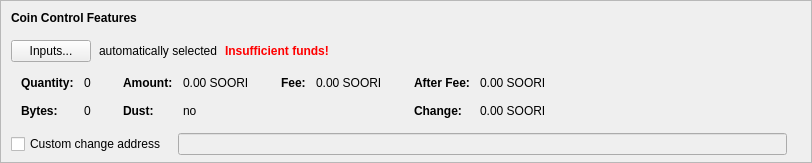
    <widget class="QFrame" name="frameCoinControl">
     <property name="sizePolicy">
      <sizepolicy hsizetype="Expanding" vsizetype="Expanding">
       <horstretch>0</horstretch>
       <verstretch>0</verstretch>
      </sizepolicy>
     </property>
     <property name="maximumSize">
      <size>
       <width>16777215</width>
       <height>16777215</height>
      </size>
     </property>
     <property name="frameShape">
      <enum>QFrame::StyledPanel</enum>
     </property>
     <property name="frameShadow">
      <enum>QFrame::Sunken</enum>
     </property>
     <layout class="QVBoxLayout" name="verticalLayoutCoinControl2">
      <property name="spacing">
       <number>0</number>
      </property>
      <property name="leftMargin">
       <number>0</number>
      </property>
      <property name="topMargin">
       <number>0</number>
      </property>
      <property name="rightMargin">
       <number>0</number>
      </property>
      <property name="bottomMargin">
       <number>6</number>
      </property>
      <item>
       <layout class="QVBoxLayout" name="verticalLayoutCoinControl" stretch="0,0,0,0,1">
        <property name="spacing">
         <number>0</number>
        </property>
        <property name="leftMargin">
         <number>10</number>
        </property>
        <property name="topMargin">
         <number>10</number>
        </property>
        <item>
         <layout class="QHBoxLayout" name="horizontalLayoutCoinControl1">
          <property name="bottomMargin">
           <number>15</number>
          </property>
          <item>
           <widget class="QLabel" name="labelCoinControlFeatures">
            <property name="sizePolicy">
             <sizepolicy hsizetype="Preferred" vsizetype="Maximum">
              <horstretch>0</horstretch>
              <verstretch>0</verstretch>
             </sizepolicy>
            </property>
            <property name="font">
             <font>
              <weight>75</weight>
              <bold>true</bold>
             </font>
            </property>
            <property name="styleSheet">
             <string notr="true">font-weight:bold;</string>
            </property>
            <property name="text">
             <string>Coin Control Features</string>
            </property>
           </widget>
          </item>
         </layout>
        </item>
        <item>
         <layout class="QHBoxLayout" name="horizontalLayoutCoinControl2" stretch="0,0,0,0">
          <property name="spacing">
           <number>8</number>
          </property>
          <property name="bottomMargin">
           <number>10</number>
          </property>
          <item>
           <widget class="QPushButton" name="pushButtonCoinControl">
            <property name="styleSheet">
             <string notr="true"/>
            </property>
            <property name="text">
             <string>Inputs...</string>
            </property>
            <property name="autoDefault">
             <bool>false</bool>
            </property>
           </widget>
          </item>
          <item>
           <widget class="QLabel" name="labelCoinControlAutomaticallySelected">
            <property name="text">
             <string>automatically selected</string>
            </property>
            <property name="margin">
             <number>5</number>
            </property>
           </widget>
          </item>
          <item>
           <widget class="QLabel" name="labelCoinControlInsuffFunds">
            <property name="font">
             <font>
              <weight>75</weight>
              <bold>true</bold>
             </font>
            </property>
            <property name="styleSheet">
             <string notr="true">color:red;font-weight:bold;</string>
            </property>
            <property name="text">
             <string>Insufficient funds!</string>
            </property>
            <property name="margin">
             <number>5</number>
            </property>
           </widget>
          </item>
          <item>
           <spacer name="horizontalSpacerCoinControl">
            <property name="orientation">
             <enum>Qt::Horizontal</enum>
            </property>
            <property name="sizeHint" stdset="0">
             <size>
              <width>40</width>
              <height>1</height>
             </size>
            </property>
           </spacer>
          </item>
         </layout>
        </item>
        <item>
         <widget class="QWidget" name="widgetCoinControl" native="true">
          <property name="sizePolicy">
           <sizepolicy hsizetype="Preferred" vsizetype="Preferred">
            <horstretch>0</horstretch>
            <verstretch>0</verstretch>
           </sizepolicy>
          </property>
          <property name="minimumSize">
           <size>
            <width>0</width>
            <height>0</height>
           </size>
          </property>
          <property name="styleSheet">
           <string notr="true"/>
          </property>
          <layout class="QHBoxLayout" name="horizontalLayoutCoinControl5">
           <property name="leftMargin">
            <number>0</number>
           </property>
           <property name="topMargin">
            <number>0</number>
           </property>
           <property name="rightMargin">
            <number>0</number>
           </property>
           <property name="bottomMargin">
            <number>0</number>
           </property>
           <item>
            <layout class="QHBoxLayout" name="horizontalLayoutCoinControl3" stretch="0,0,0,1">
             <property name="spacing">
              <number>20</number>
             </property>
             <property name="topMargin">
              <number>0</number>
             </property>
             <property name="bottomMargin">
              <number>10</number>
             </property>
             <item>
              <layout class="QFormLayout" name="formLayoutCoinControl1">
               <property name="horizontalSpacing">
                <number>10</number>
               </property>
               <property name="verticalSpacing">
                <number>14</number>
               </property>
               <property name="leftMargin">
                <number>10</number>
               </property>
               <property name="topMargin">
                <number>4</number>
               </property>
               <property name="rightMargin">
                <number>6</number>
               </property>
               <item row="0" column="0">
                <widget class="QLabel" name="labelCoinControlQuantityText">
                 <property name="font">
                  <font>
                   <weight>75</weight>
                   <bold>true</bold>
                  </font>
                 </property>
                 <property name="text">
                  <string>Quantity:</string>
                 </property>
                 <property name="margin">
                  <number>0</number>
                 </property>
                </widget>
               </item>
               <item row="0" column="1">
                <widget class="QLabel" name="labelCoinControlQuantity">
                 <property name="cursor">
                  <cursorShape>IBeamCursor</cursorShape>
                 </property>
                 <property name="contextMenuPolicy">
                  <enum>Qt::ActionsContextMenu</enum>
                 </property>
                 <property name="text">
                  <string notr="true">0</string>
                 </property>
                 <property name="margin">
                  <number>0</number>
                 </property>
                 <property name="textInteractionFlags">
                  <set>Qt::LinksAccessibleByMouse|Qt::TextSelectableByKeyboard|Qt::TextSelectableByMouse</set>
                 </property>
                </widget>
               </item>
               <item row="1" column="0">
                <widget class="QLabel" name="labelCoinControlBytesText">
                 <property name="font">
                  <font>
                   <weight>75</weight>
                   <bold>true</bold>
                  </font>
                 </property>
                 <property name="text">
                  <string>Bytes:</string>
                 </property>
                </widget>
               </item>
               <item row="1" column="1">
                <widget class="QLabel" name="labelCoinControlBytes">
                 <property name="cursor">
                  <cursorShape>IBeamCursor</cursorShape>
                 </property>
                 <property name="contextMenuPolicy">
                  <enum>Qt::ActionsContextMenu</enum>
                 </property>
                 <property name="text">
                  <string notr="true">0</string>
                 </property>
                 <property name="textInteractionFlags">
                  <set>Qt::LinksAccessibleByMouse|Qt::TextSelectableByKeyboard|Qt::TextSelectableByMouse</set>
                 </property>
                </widget>
               </item>
              </layout>
             </item>
             <item>
              <layout class="QFormLayout" name="formLayoutCoinControl2">
               <property name="horizontalSpacing">
                <number>10</number>
               </property>
               <property name="verticalSpacing">
                <number>14</number>
               </property>
               <property name="leftMargin">
                <number>6</number>
               </property>
               <property name="topMargin">
                <number>4</number>
               </property>
               <property name="rightMargin">
                <number>6</number>
               </property>
               <item row="0" column="0">
                <widget class="QLabel" name="labelCoinControlAmountText">
                 <property name="font">
                  <font>
                   <weight>75</weight>
                   <bold>true</bold>
                  </font>
                 </property>
                 <property name="text">
                  <string>Amount:</string>
                 </property>
                 <property name="margin">
                  <number>0</number>
                 </property>
                </widget>
               </item>
               <item row="0" column="1">
                <widget class="QLabel" name="labelCoinControlAmount">
                 <property name="cursor">
                  <cursorShape>IBeamCursor</cursorShape>
                 </property>
                 <property name="contextMenuPolicy">
                  <enum>Qt::ActionsContextMenu</enum>
                 </property>
                 <property name="text">
                  <string notr="true">0.00 SOORI</string>
                 </property>
                 <property name="textInteractionFlags">
                  <set>Qt::LinksAccessibleByMouse|Qt::TextSelectableByKeyboard|Qt::TextSelectableByMouse</set>
                 </property>
                </widget>
               </item>
               <item row="1" column="0">
                <widget class="QLabel" name="labelCoinControlLowOutputText">
                 <property name="font">
                  <font>
                   <weight>75</weight>
                   <bold>true</bold>
                  </font>
                 </property>
                 <property name="text">
                  <string>Dust:</string>
                 </property>
                </widget>
               </item>
               <item row="1" column="1">
                <widget class="QLabel" name="labelCoinControlLowOutput">
                 <property name="cursor">
                  <cursorShape>IBeamCursor</cursorShape>
                 </property>
                 <property name="contextMenuPolicy">
                  <enum>Qt::ActionsContextMenu</enum>
                 </property>
                 <property name="text">
                  <string notr="true">no</string>
                 </property>
                 <property name="textInteractionFlags">
                  <set>Qt::LinksAccessibleByMouse|Qt::TextSelectableByKeyboard|Qt::TextSelectableByMouse</set>
                 </property>
                </widget>
               </item>
              </layout>
             </item>
             <item>
              <layout class="QFormLayout" name="formLayoutCoinControl3">
               <property name="horizontalSpacing">
                <number>10</number>
               </property>
               <property name="verticalSpacing">
                <number>14</number>
               </property>
               <property name="leftMargin">
                <number>6</number>
               </property>
               <property name="topMargin">
                <number>4</number>
               </property>
               <property name="rightMargin">
                <number>6</number>
               </property>
               <item row="0" column="0">
                <widget class="QLabel" name="labelCoinControlFeeText">
                 <property name="font">
                  <font>
                   <weight>75</weight>
                   <bold>true</bold>
                  </font>
                 </property>
                 <property name="text">
                  <string>Fee:</string>
                 </property>
                 <property name="margin">
                  <number>0</number>
                 </property>
                </widget>
               </item>
               <item row="0" column="1">
                <widget class="QLabel" name="labelCoinControlFee">
                 <property name="cursor">
                  <cursorShape>IBeamCursor</cursorShape>
                 </property>
                 <property name="contextMenuPolicy">
                  <enum>Qt::ActionsContextMenu</enum>
                 </property>
                 <property name="text">
                  <string notr="true">0.00 SOORI</string>
                 </property>
                 <property name="textInteractionFlags">
                  <set>Qt::LinksAccessibleByMouse|Qt::TextSelectableByKeyboard|Qt::TextSelectableByMouse</set>
                 </property>
                </widget>
               </item>
             </layout>
             </item>
             <item>
              <layout class="QFormLayout" name="formLayoutCoinControl4">
               <property name="horizontalSpacing">
                <number>10</number>
               </property>
               <property name="verticalSpacing">
                <number>14</number>
               </property>
               <property name="leftMargin">
                <number>6</number>
               </property>
               <property name="topMargin">
                <number>4</number>
               </property>
               <property name="rightMargin">
                <number>6</number>
               </property>
               <item row="0" column="0">
                <widget class="QLabel" name="labelCoinControlAfterFeeText">
                 <property name="font">
                  <font>
                   <weight>75</weight>
                   <bold>true</bold>
                  </font>
                 </property>
                 <property name="text">
                  <string>After Fee:</string>
                 </property>
                 <property name="margin">
                  <number>0</number>
                 </property>
                </widget>
               </item>
               <item row="0" column="1">
                <widget class="QLabel" name="labelCoinControlAfterFee">
                 <property name="cursor">
                  <cursorShape>IBeamCursor</cursorShape>
                 </property>
                 <property name="contextMenuPolicy">
                  <enum>Qt::ActionsContextMenu</enum>
                 </property>
                 <property name="text">
                  <string notr="true">0.00 SOORI</string>
                 </property>
                 <property name="textInteractionFlags">
                  <set>Qt::LinksAccessibleByMouse|Qt::TextSelectableByKeyboard|Qt::TextSelectableByMouse</set>
                 </property>
                </widget>
               </item>
               <item row="1" column="0">
                <widget class="QLabel" name="labelCoinControlChangeText">
                 <property name="font">
                  <font>
                   <weight>75</weight>
                   <bold>true</bold>
                  </font>
                 </property>
                 <property name="text">
                  <string>Change:</string>
                 </property>
                </widget>
               </item>
               <item row="1" column="1">
                <widget class="QLabel" name="labelCoinControlChange">
                 <property name="cursor">
                  <cursorShape>IBeamCursor</cursorShape>
                 </property>
                 <property name="contextMenuPolicy">
                  <enum>Qt::ActionsContextMenu</enum>
                 </property>
                 <property name="text">
                  <string notr="true">0.00 SOORI</string>
                 </property>
                 <property name="textInteractionFlags">
                  <set>Qt::LinksAccessibleByMouse|Qt::TextSelectableByKeyboard|Qt::TextSelectableByMouse</set>
                 </property>
                </widget>
               </item>
              </layout>
             </item>
            </layout>
           </item>
          </layout>
         </widget>
        </item>
        <item>
         <layout class="QHBoxLayout" name="horizontalLayoutCoinControl4" stretch="0,0,0">
          <property name="spacing">
           <number>12</number>
          </property>
          <property name="sizeConstraint">
           <enum>QLayout::SetDefaultConstraint</enum>
          </property>
          <property name="topMargin">
           <number>5</number>
          </property>
          <property name="rightMargin">
           <number>5</number>
          </property>
          <item>
           <widget class="QCheckBox" name="checkBoxCoinControlChange">
            <property name="toolTip">
             <string>If this is activated, but the change address is empty or invalid, change will be sent to a newly generated address.</string>
            </property>
            <property name="text">
             <string>Custom change address</string>
            </property>
           </widget>
          </item>
          <item>
           <widget class="QValidatedLineEdit" name="lineEditCoinControlChange">
            <property name="enabled">
             <bool>false</bool>
            </property>
            <property name="sizePolicy">
             <sizepolicy hsizetype="Expanding" vsizetype="Fixed">
              <horstretch>0</horstretch>
              <verstretch>0</verstretch>
             </sizepolicy>
            </property>
           </widget>
          </item>
          <item>
           <widget class="QLabel" name="labelCoinControlChangeLabel">
            <property name="sizePolicy">
             <sizepolicy hsizetype="Preferred" vsizetype="Expanding">
              <horstretch>0</horstretch>
              <verstretch>0</verstretch>
             </sizepolicy>
            </property>
            <property name="minimumSize">
             <size>
              <width>0</width>
              <height>0</height>
             </size>
            </property>
            <property name="text">
             <string/>
            </property>
            <property name="margin">
             <number>3</number>
            </property>
           </widget>
          </item>
         </layout>
        </item>
        <item>
         <spacer name="verticalSpacerCoinControl">
          <property name="orientation">
           <enum>Qt::Vertical</enum>
          </property>
          <property name="sizeHint" stdset="0">
           <size>
            <width>800</width>
            <height>1</height>
           </size>
          </property>
         </spacer>
        </item>
       </layout>
      </item>
     </layout>
    </widget>
